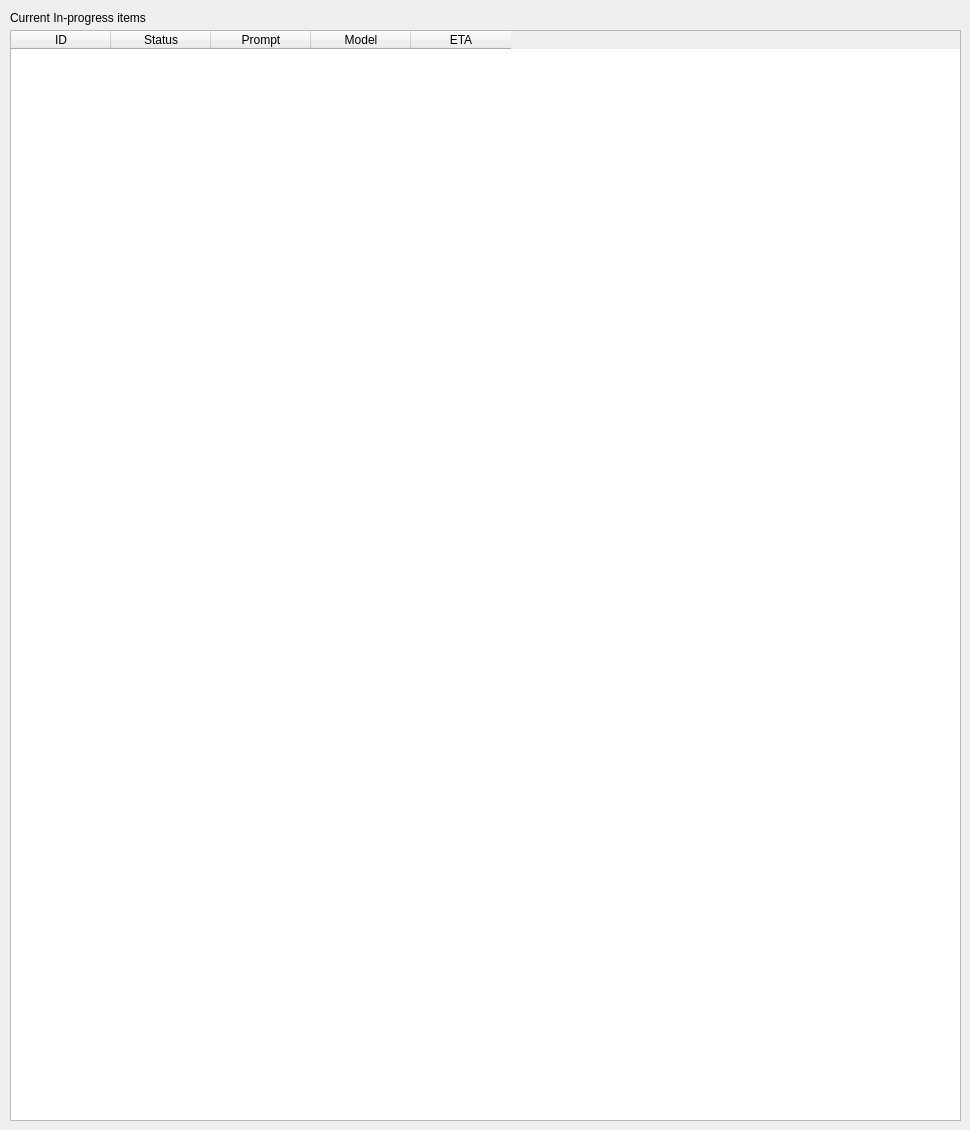
      <widget class="QWidget" name="curr_items_tab">
       <property name="sizePolicy">
        <sizepolicy hsizetype="Expanding" vsizetype="Expanding">
         <horstretch>0</horstretch>
         <verstretch>0</verstretch>
        </sizepolicy>
       </property>
       <attribute name="icon">
        <iconset theme="QIcon::ThemeIcon::DocumentProperties">
         <normaloff>.</normaloff>.</iconset>
       </attribute>
       <attribute name="title">
        <string>Current Items</string>
       </attribute>
       <widget class="QGroupBox" name="groupBox_2">
        <property name="geometry">
         <rect>
          <x>10</x>
          <y>30</y>
          <width>951</width>
          <height>1091</height>
         </rect>
        </property>
        <property name="sizePolicy">
         <sizepolicy hsizetype="Expanding" vsizetype="Expanding">
          <horstretch>0</horstretch>
          <verstretch>0</verstretch>
         </sizepolicy>
        </property>
        <property name="title">
         <string/>
        </property>
        <widget class="QTableWidget" name="inProgressItemsTable">
         <property name="geometry">
          <rect>
           <x>0</x>
           <y>0</y>
           <width>951</width>
           <height>1091</height>
          </rect>
         </property>
         <property name="sizePolicy">
          <sizepolicy hsizetype="MinimumExpanding" vsizetype="Expanding">
           <horstretch>0</horstretch>
           <verstretch>0</verstretch>
          </sizepolicy>
         </property>
         <column>
          <property name="text">
           <string>ID</string>
          </property>
         </column>
         <column>
          <property name="text">
           <string>Status</string>
          </property>
         </column>
         <column>
          <property name="text">
           <string>Prompt</string>
          </property>
         </column>
         <column>
          <property name="text">
           <string>Model</string>
          </property>
         </column>
         <column>
          <property name="text">
           <string>ETA</string>
          </property>
         </column>
        </widget>
       </widget>
       <widget class="QLabel" name="label_4">
        <property name="geometry">
         <rect>
          <x>10</x>
          <y>10</y>
          <width>211</width>
          <height>16</height>
         </rect>
        </property>
        <property name="text">
         <string>Current In-progress items</string>
        </property>
       </widget>
      </widget>
